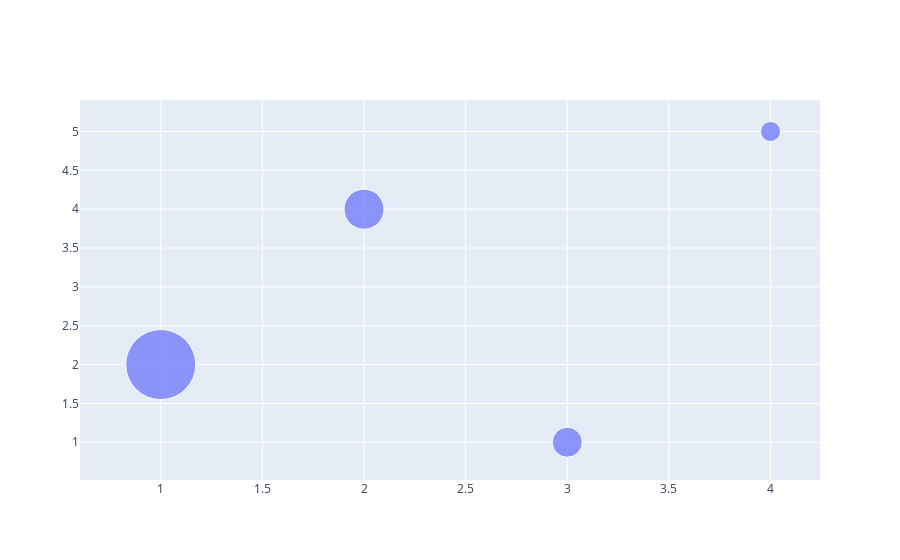

The notebook cell this image was saved under:
### Code cell
#size property passed into the marker input argument will change the size of the marker based on the z-values
#markers changed to bubbles 
trace=go.Scatter(x=x,
                y=y,
                mode='markers',
                 marker=dict(size=z),
                )

data=[trace]
offline.iplot(data)

### Figure 1 — Plotly figure (JSON) as saved in the notebook; plotly's stock layout.template omitted (floating-point values rounded to 4 significant figures)
{"data": [{"marker": {"size": [70, 40, 30, 20]}, "mode": "markers", "type": "scatter", "x": [1, 2, 3, 4], "y": [2, 4, 1, 5]}], "layout": {}}
